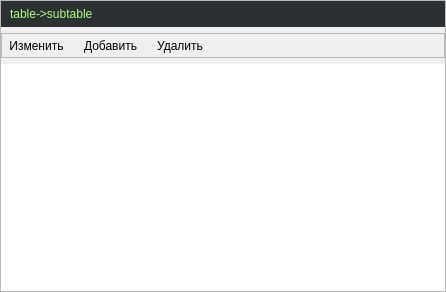
<?xml version="1.0" encoding="UTF-8"?>
<ui version="4.0">
 <class>SubTableWidget</class>
 <widget class="QWidget" name="SubTableWidget">
  <property name="geometry">
   <rect>
    <x>0</x>
    <y>0</y>
    <width>446</width>
    <height>292</height>
   </rect>
  </property>
  <property name="windowTitle">
   <string>Form</string>
  </property>
  <property name="styleSheet">
   <string notr="true">QStatusBar
{
        /*color: #EAEAEA;*/
		color:#E0E0E0;
        background: #2C3033;
		font-family:&quot;Arial&quot;,&quot;Courier&quot;;
}</string>
  </property>
  <layout class="QGridLayout" name="gridLayout">
   <property name="leftMargin">
    <number>0</number>
   </property>
   <property name="topMargin">
    <number>0</number>
   </property>
   <property name="rightMargin">
    <number>0</number>
   </property>
   <property name="bottomMargin">
    <number>0</number>
   </property>
   <property name="spacing">
    <number>0</number>
   </property>
   <item row="0" column="0">
    <widget class="QFrame" name="frame">
     <property name="styleSheet">
      <string notr="true">#frame{border:1px solid 2C3033;}</string>
     </property>
     <property name="frameShape">
      <enum>QFrame::StyledPanel</enum>
     </property>
     <property name="frameShadow">
      <enum>QFrame::Raised</enum>
     </property>
     <layout class="QGridLayout" name="gridLayout_2">
      <property name="leftMargin">
       <number>0</number>
      </property>
      <property name="topMargin">
       <number>0</number>
      </property>
      <property name="rightMargin">
       <number>0</number>
      </property>
      <property name="bottomMargin">
       <number>0</number>
      </property>
      <item row="1" column="0">
       <widget class="QFrame" name="toolsframe">
        <property name="minimumSize">
         <size>
          <width>0</width>
          <height>25</height>
         </size>
        </property>
        <property name="maximumSize">
         <size>
          <width>16777215</width>
          <height>25</height>
         </size>
        </property>
        <property name="styleSheet">
         <string notr="true">#toolsframe {
/*background-color: rgb(170, 255, 127);*/

}</string>
        </property>
        <property name="frameShape">
         <enum>QFrame::StyledPanel</enum>
        </property>
        <property name="frameShadow">
         <enum>QFrame::Raised</enum>
        </property>
        <layout class="QHBoxLayout" name="horizontalLayout">
         <property name="leftMargin">
          <number>0</number>
         </property>
         <property name="topMargin">
          <number>0</number>
         </property>
         <property name="rightMargin">
          <number>0</number>
         </property>
         <property name="bottomMargin">
          <number>0</number>
         </property>
         <item>
          <widget class="QToolButton" name="Edit_button1">
           <property name="sizePolicy">
            <sizepolicy hsizetype="Minimum" vsizetype="Minimum">
             <horstretch>0</horstretch>
             <verstretch>0</verstretch>
            </sizepolicy>
           </property>
           <property name="minimumSize">
            <size>
             <width>0</width>
             <height>20</height>
            </size>
           </property>
           <property name="maximumSize">
            <size>
             <width>16777215</width>
             <height>25</height>
            </size>
           </property>
           <property name="text">
            <string>Изменить</string>
           </property>
           <property name="icon">
            <iconset resource="../../resfile/src.qrc">
             <normaloff>:/svg/edit-icon.svg</normaloff>:/svg/edit-icon.svg</iconset>
           </property>
           <property name="iconSize">
            <size>
             <width>16</width>
             <height>16</height>
            </size>
           </property>
           <property name="autoExclusive">
            <bool>false</bool>
           </property>
           <property name="popupMode">
            <enum>QToolButton::DelayedPopup</enum>
           </property>
           <property name="toolButtonStyle">
            <enum>Qt::ToolButtonTextBesideIcon</enum>
           </property>
           <property name="autoRaise">
            <bool>true</bool>
           </property>
           <property name="arrowType">
            <enum>Qt::NoArrow</enum>
           </property>
          </widget>
         </item>
         <item>
          <widget class="QToolButton" name="Add_button1">
           <property name="sizePolicy">
            <sizepolicy hsizetype="Minimum" vsizetype="Minimum">
             <horstretch>0</horstretch>
             <verstretch>0</verstretch>
            </sizepolicy>
           </property>
           <property name="minimumSize">
            <size>
             <width>0</width>
             <height>20</height>
            </size>
           </property>
           <property name="maximumSize">
            <size>
             <width>16777215</width>
             <height>25</height>
            </size>
           </property>
           <property name="text">
            <string>Добавить</string>
           </property>
           <property name="icon">
            <iconset resource="../../resfile/src.qrc">
             <normaloff>:/svg/plus-icon.svg</normaloff>:/svg/plus-icon.svg</iconset>
           </property>
           <property name="iconSize">
            <size>
             <width>16</width>
             <height>16</height>
            </size>
           </property>
           <property name="autoExclusive">
            <bool>false</bool>
           </property>
           <property name="popupMode">
            <enum>QToolButton::DelayedPopup</enum>
           </property>
           <property name="toolButtonStyle">
            <enum>Qt::ToolButtonTextBesideIcon</enum>
           </property>
           <property name="autoRaise">
            <bool>true</bool>
           </property>
           <property name="arrowType">
            <enum>Qt::NoArrow</enum>
           </property>
          </widget>
         </item>
         <item>
          <widget class="QToolButton" name="Delete_button1">
           <property name="sizePolicy">
            <sizepolicy hsizetype="Minimum" vsizetype="Minimum">
             <horstretch>0</horstretch>
             <verstretch>0</verstretch>
            </sizepolicy>
           </property>
           <property name="minimumSize">
            <size>
             <width>0</width>
             <height>20</height>
            </size>
           </property>
           <property name="maximumSize">
            <size>
             <width>16777215</width>
             <height>25</height>
            </size>
           </property>
           <property name="text">
            <string>Удалить</string>
           </property>
           <property name="icon">
            <iconset resource="../../resfile/src.qrc">
             <normaloff>:/svg/minus-icon.svg</normaloff>:/svg/minus-icon.svg</iconset>
           </property>
           <property name="iconSize">
            <size>
             <width>16</width>
             <height>16</height>
            </size>
           </property>
           <property name="autoExclusive">
            <bool>false</bool>
           </property>
           <property name="popupMode">
            <enum>QToolButton::DelayedPopup</enum>
           </property>
           <property name="toolButtonStyle">
            <enum>Qt::ToolButtonTextBesideIcon</enum>
           </property>
           <property name="autoRaise">
            <bool>true</bool>
           </property>
           <property name="arrowType">
            <enum>Qt::NoArrow</enum>
           </property>
          </widget>
         </item>
         <item>
          <spacer name="horizontalSpacer">
           <property name="orientation">
            <enum>Qt::Horizontal</enum>
           </property>
           <property name="sizeHint" stdset="0">
            <size>
             <width>40</width>
             <height>20</height>
            </size>
           </property>
          </spacer>
         </item>
        </layout>
       </widget>
      </item>
      <item row="2" column="0">
       <widget class="QTableView" name="tableView">
        <property name="styleSheet">
         <string notr="true"/>
        </property>
        <property name="frameShape">
         <enum>QFrame::NoFrame</enum>
        </property>
        <property name="frameShadow">
         <enum>QFrame::Plain</enum>
        </property>
        <property name="selectionMode">
         <enum>QAbstractItemView::SingleSelection</enum>
        </property>
        <property name="selectionBehavior">
         <enum>QAbstractItemView::SelectRows</enum>
        </property>
        <property name="cornerButtonEnabled">
         <bool>false</bool>
        </property>
        <attribute name="verticalHeaderVisible">
         <bool>false</bool>
        </attribute>
        <attribute name="verticalHeaderHighlightSections">
         <bool>false</bool>
        </attribute>
       </widget>
      </item>
      <item row="0" column="0">
       <widget class="QLabel" name="label">
        <property name="styleSheet">
         <string notr="true">color: rgb(170, 255, 127);
background: #2C3033;
padding:5px;
margin-right:-1;
border:1px solid #2C3033;
border-right:25x solid #2C3033;</string>
        </property>
        <property name="text">
         <string>table-&gt;subtable</string>
        </property>
       </widget>
      </item>
     </layout>
    </widget>
   </item>
  </layout>
 </widget>
 <resources>
  <include location="../../resfile/src.qrc"/>
 </resources>
 <connections/>
</ui>
